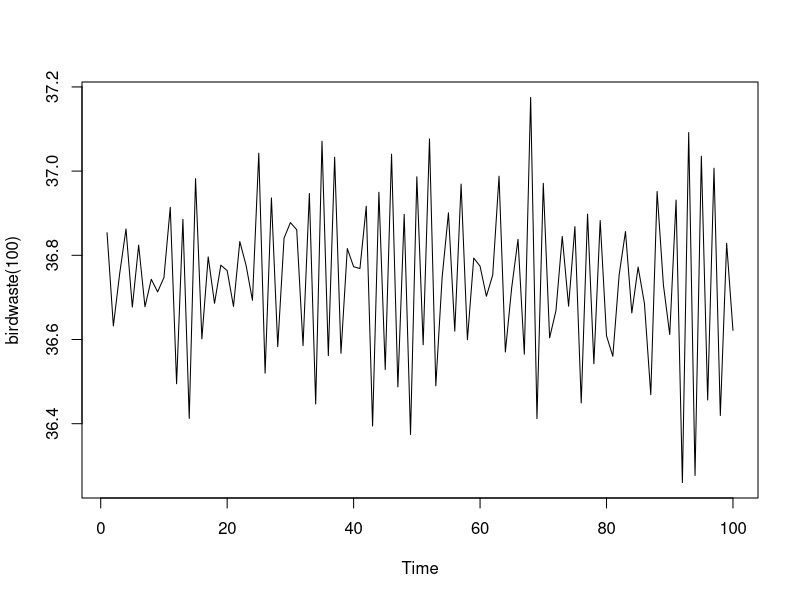

Source code (R):
# Bird waste, in grams, per day
# The mean bird weight is 400 grams; the baseline random
# variable for waste averages one tenth of the bird weight.
# A filter is used to model the effect of the bird crop; little
# waste on day n makes more waste likely on day n+1.
birdwaste <- function(n) {
  weight <- rnorm(1, 400, 40)
  rand <- rnorm(n, weight * 0.1, .1)
  filt <- filter(rand, filter=c(1, -1, 1, -1, 1), circular=T)
  return(filt)
}

plot(birdwaste(100))